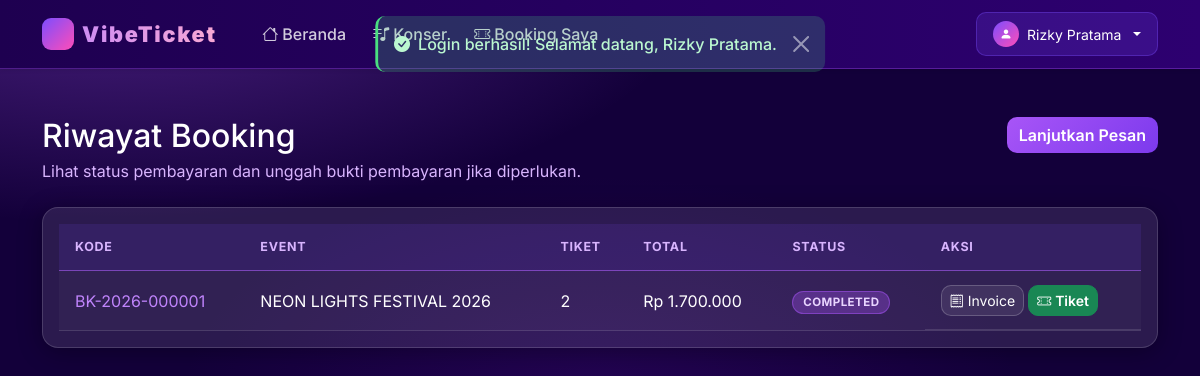
Page /customer/bookings.php (signed in) on the committed database.
### tables this page shows
CREATE TABLE IF NOT EXISTS `bookings` (
    `id`            INT(11) NOT NULL AUTO_INCREMENT,
    `user_id`       INT(11) NOT NULL,
    `event_id`      INT(11) NOT NULL,
    `booking_code`  VARCHAR(30) NOT NULL UNIQUE,
    `total_ticket`  INT(11) NOT NULL DEFAULT 1,
    `total_price`   DECIMAL(12,2) NOT NULL DEFAULT 0,
    `booking_date`  TIMESTAMP NOT NULL DEFAULT CURRENT_TIMESTAMP,
    `payment_proof` VARCHAR(255) DEFAULT NULL,
    `status`        ENUM('pending','paid','rejected','completed') NOT NULL DEFAULT 'pending',
    `notes`         TEXT DEFAULT NULL,
    PRIMARY KEY (`id`),
    FOREIGN KEY (`user_id`)  REFERENCES `users`(`id`)  ON DELETE CASCADE,
    FOREIGN KEY (`event_id`) REFERENCES `events`(`id`) ON DELETE CASCADE
);

CREATE TABLE IF NOT EXISTS `events` (
    `id`          INT(11) NOT NULL AUTO_INCREMENT,
    `code`        VARCHAR(20) NOT NULL UNIQUE,
    `name`        VARCHAR(150) NOT NULL,
    `artist`      VARCHAR(150) NOT NULL,
    `location`    VARCHAR(200) NOT NULL,
    `event_date`  DATE NOT NULL,
    `event_time`  TIME NOT NULL,
    `price`       DECIMAL(12,2) NOT NULL DEFAULT 0,
    `quota`       INT(11) NOT NULL DEFAULT 0,
    `sold`        INT(11) NOT NULL DEFAULT 0,
    `poster`      VARCHAR(255) DEFAULT 'default_poster.jpg',
    `description` TEXT DEFAULT NULL,
    `status`      ENUM('upcoming','ongoing','finished','cancelled') NOT NULL DEFAULT 'upcoming',
    `created_at`  TIMESTAMP NOT NULL DEFAULT CURRENT_TIMESTAMP,
    PRIMARY KEY (`id`)
);

### customer/bookings.php (the view, shortened to what this page needs)
<?php
require_once __DIR__ . '/../includes/header.php';
$userId = $_SESSION['user_id'];
$bookingsStmt = $conn->prepare('SELECT b.*, e.name AS event_name, e.event_date FROM bookings b JOIN events e ON b.event_id = e.id WHERE b.user_id = ? ORDER BY b.booking_date DESC');
$bookingsStmt->bind_param('i', $userId);
$bookingsStmt->execute();
$bookings = $bookingsStmt->get_result();
?>
<?php include __DIR__ . '/../includes/navbar.php'; ?>
<div class="container py-5">
    <div class="d-flex flex-column flex-md-row justify-content-between align-items-start mb-4 gap-3">
        <div>
            <h2 class="mb-1">Riwayat Booking</h2>
            <p class="text-soft mb-0">Lihat status pembayaran dan unggah bukti pembayaran jika diperlukan.</p>
        </div>
        <a href="<?= getBaseUrl() ?>/customer/events.php" class="btn btn-primary">Lanjutkan Pesan</a>
    </div>
    <div class="card card-glass p-3">
        <div class="table-responsive">
            <table class="table table-dark table-striped align-middle mb-0">
                <thead>
                    <tr>
                        <th>Kode</th>
                        <th>Event</th>
                        <th>Tiket</th>
                        <th>Total</th>
                        <th>Status</th>
                        <th>Aksi</th>
                    </tr>
                </thead>
                <tbody>
                    <?php while ($booking = $bookings->fetch_assoc()): ?>
                        <tr>
                            <td><a href="<?= getBaseUrl() ?>/customer/invoice.php?id=<?= $booking['id'] ?>" class="fw-600" style="color:#c084fc;"><?= htmlspecialchars($booking['booking_code']) ?></a></td>
                            <td><?= htmlspecialchars($booking['event_name']) ?></td>
                            <td><?= htmlspecialchars($booking['total_ticket']) ?></td>
                            <td><?= formatRupiah($booking['total_price']) ?></td>
                            <td><span class="badge badge-status badge-<?= htmlspecialchars($booking['status']) ?> text-uppercase small"><?= htmlspecialchars($booking['status']) ?></span></td>
                            <td class="d-flex gap-1 flex-wrap">
                                <a href="<?= getBaseUrl() ?>/customer/invoice.php?id=<?= $booking['id'] ?>" class="btn btn-sm btn-outline-light">
                                    <i class="bi bi-receipt me-1"></i>Invoice
                                </a>
                                <?php if ($booking['status'] === 'completed'): ?>
                                <a href="<?= getBaseUrl() ?>/customer/ticket.php?id=<?= $booking['id'] ?>" class="btn btn-sm btn-success" target="_blank">
                                    <i class="bi bi-ticket-perforated me-1"></i>Tiket
                                </a>
                                <?php endif; ?>
                            </td>
                        </tr>
                    <?php endwhile; ?>
                </tbody>
            </table>
        </div>
    </div>
</div>
<?php include __DIR__ . '/../includes/footer.php'; ?>

### assets/css/style.css (style rules this page uses)
:root { --bg-page: #13003a; --bg-nav: #1e0050; --bg-card: rgba(255,255,255,0.10); --bg-card-hover: rgba(255,255,255,0.16); --bg-sidebar: #160040; --border: rgba(255,255,255,0.15); --border-accent: rgba(180,100,255,0.55); --primary: #a855f7; --primary-light: #c084fc; --accent: #f472b6; --accent-light: #f9a8d4; --cyan: #22d3ee; --green: #4ade80; --yellow: #facc15; --red: #f87171; --text-white: #ffffff; --text-soft: #d8b4fe; --text-muted: #a78bfa; --shadow: 0 8px 40px rgba(168,85,247,0.25); --shadow-card: 0 4px 24px rgba(0,0,0,0.30); --radius: 16px; --radius-sm: 10px; --radius-pill: 999px; }
*, *::before, *::after { box-sizing: border-box; }
html { scroll-behavior: smooth; }
body { background-color: var(--bg-page); background-image: radial-gradient(ellipse 90% 60% at 10% -5%, rgba(168,85,247,0.40) 0%, transparent 55%), radial-gradient(ellipse 70% 50% at 90% 105%, rgba(244,114,182,0.30) 0%, transparent 55%), radial-gradient(ellipse 50% 40% at 50% 50%, rgba(99,20,180,0.20) 0%, transparent 70%); background-attachment: fixed; color: var(--text-white); font-family: 'Inter', sans-serif; min-height: 100vh; }
a { color: inherit; text-decoration: none; }
.card-glass { background: var(--bg-card); border: 1px solid var(--border); border-radius: var(--radius); box-shadow: var(--shadow-card); color: var(--text-white); transition: transform 0.25s ease, box-shadow 0.25s ease, background 0.25s ease; }
.btn-primary { background: linear-gradient(135deg, #a855f7, #7c3aed) !important; border: none !important; color: #fff !important; font-weight: 600; border-radius: var(--radius-sm) !important; transition: transform 0.2s, box-shadow 0.2s, opacity 0.2s; }
.btn-outline-light { background: rgba(255,255,255,0.08) !important; border: 1px solid rgba(255,255,255,0.20) !important; color: #fff !important; border-radius: var(--radius-sm) !important; transition: all 0.2s; }
.btn-success { border-radius: var(--radius-sm) !important; font-weight: 600; }
.table { color: var(--text-white); border-color: var(--border); }
.table thead th { background: rgba(124,77,255,0.12); color: var(--text-soft); font-size: 0.78rem; font-weight: 700; text-transform: uppercase; letter-spacing: 0.06em; border-bottom: 1px solid var(--border-accent); padding: 0.85rem 1rem; }
.table tbody tr { border-bottom: 1px solid var(--border); transition: background 0.15s; }
.table td { padding: 0.85rem 1rem; vertical-align: middle; }
.table-dark { --bs-table-bg: transparent; --bs-table-striped-bg: rgba(255,255,255,0.03); }
.badge-status { padding: 0.4em 0.85em; border-radius: var(--radius-pill); font-size: 0.72rem; font-weight: 700; letter-spacing: 0.04em; }
.badge-completed { background: rgba(168,85,247,0.30); color: #e9d5ff; border: 1px solid rgba(168,85,247,0.50); }
.text-soft { color: var(--text-soft) !important; }

### rows in the picture
bookings: booking_code "BK-2026-000001", event.name "NEON LIGHTS FESTIVAL 2026", total_ticket "2", total_price "Rp 1.700.000", status "COMPLETED"

### other values in the picture
$message "Login berhasil! Selamat datang, Rizky Pratama."
$_SESSION['user_name'] "Rizky Pratama"
